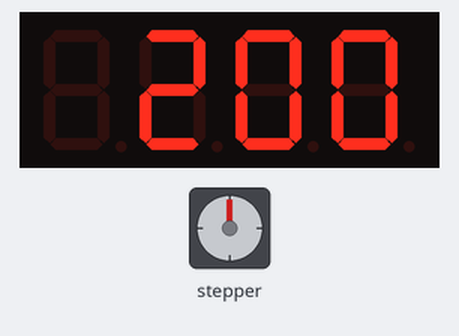
Simulated run of this sketch. Board: Arduino Uno, built with avr-gcc and run on an emulated ATmega328P. Parts: 4-digit seven-segment display, stepper motor. Stepper angles assume 200 steps per turn.

Above: at 0.1 s.
Timing chart, 0 to 40.0 s (numbered marks = the images above):
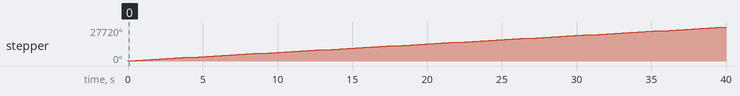

Measured:
- by itself, stepper: turns 360° clockwise in 0.00 s, repeating every 0.52 s

The sketch:

9.ino
```cpp
#include <Stepper.h>
#include "TM1637.h"

const int stepsPerRevolution = 200;
const int CLK = 17;
const int DIO = 16;

Stepper myStepper(stepsPerRevolution, 8, 9, 10, 11);
TM1637 sevenSegment(CLK, DIO);

int stepCount = 0;

void setup() {
  sevenSegment.init();
  sevenSegment.set(7);
  Serial.begin(9600);
}

void loop() {

  myStepper.step(stepsPerRevolution);
  stepCount = stepsPerRevolution;
  sevenSegment.displayNum(stepCount);
  stepCount++;
  delay(500);
}
```
